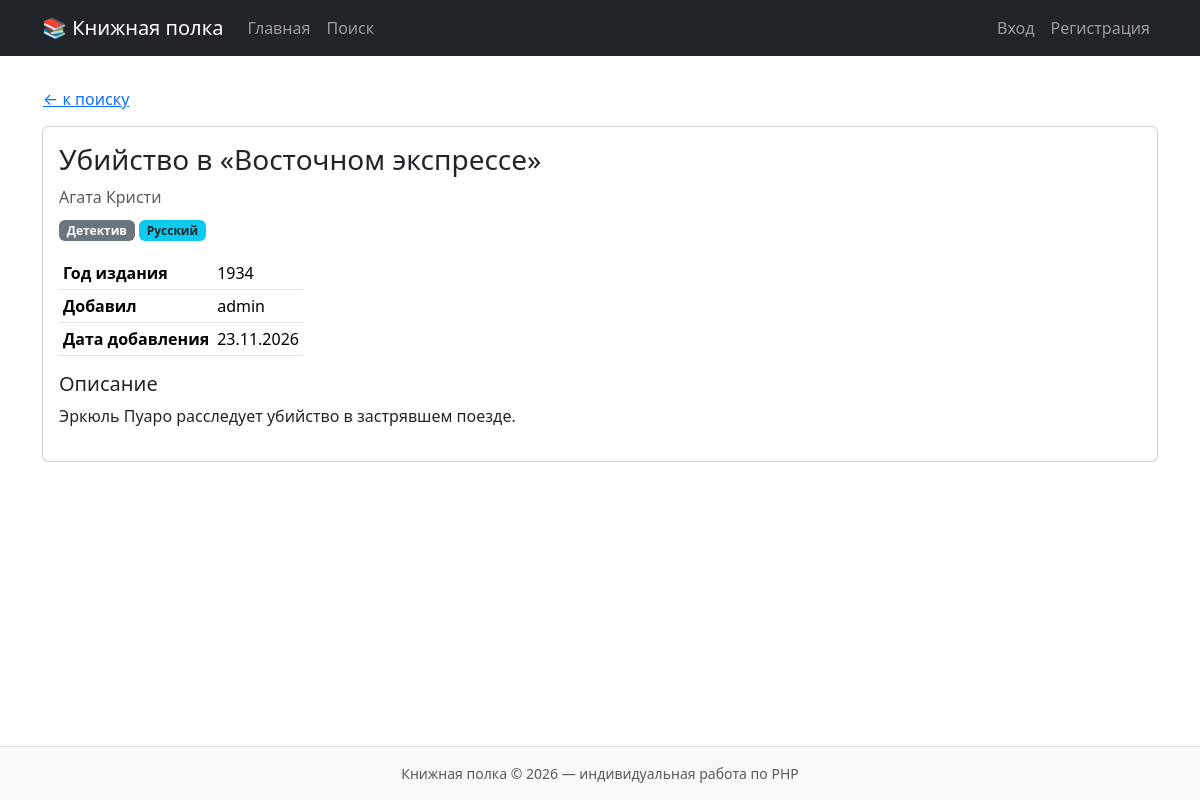
The app's page /index.php?page=book&id=5 with its own data.
### tables this page shows
CREATE TABLE books (
    id             INT AUTO_INCREMENT PRIMARY KEY,
    title          VARCHAR(200) NOT NULL,
    author         VARCHAR(100) NOT NULL,
    genre_id       INT NOT NULL,
    year           SMALLINT NOT NULL,
    language       ENUM('ru', 'en', 'other') NOT NULL,
    is_recommended TINYINT(1) NOT NULL DEFAULT 0,
    description    TEXT NOT NULL,
    user_id        INT NULL,
    created_at     DATETIME NOT NULL DEFAULT CURRENT_TIMESTAMP,
    FOREIGN KEY (genre_id) REFERENCES genres(id) ON DELETE RESTRICT,
    FOREIGN KEY (user_id)  REFERENCES users(id)  ON DELETE SET NULL
);

CREATE TABLE genres (
    id   INT AUTO_INCREMENT PRIMARY KEY,
    name VARCHAR(50) NOT NULL UNIQUE
);

CREATE TABLE users (
    id            INT AUTO_INCREMENT PRIMARY KEY,
    username      VARCHAR(30)  NOT NULL UNIQUE,
    email         VARCHAR(100) NOT NULL UNIQUE,
    password_hash VARCHAR(255) NOT NULL,
    role          ENUM('user', 'admin') NOT NULL DEFAULT 'user',
    created_at    DATETIME NOT NULL DEFAULT CURRENT_TIMESTAMP
);

### app/core/Controller.php (called while the page is built, shortened)
<?php
abstract class Controller
{
    protected function render(string $view, array $data = []): void
    {
        extract($data);
        require ROOT . '/app/views/layout/header.php';
        require ROOT . "/app/views/$view.php";
        require ROOT . '/app/views/layout/footer.php';
    }
}

### app/controllers/BookController.php (called while the page is built, shortened)
<?php
class BookController extends Controller
{
    public function show(): void
    {
        $book = (new Book())->find((int)($_GET['id'] ?? 0));
        $this->render('books/show', [
            'title' => $book['title'],
            'book'  => $book,
        ]);
    }
}

### public/index.php (called while the page is built, shortened)
<?php
require ROOT . '/app/core/helpers.php';
spl_autoload_register(function (string $className) {
    foreach (['core', 'controllers', 'models'] as $folder) {
        $file = ROOT . "/app/$folder/$className.php";
        if (file_exists($file)) {
            return;
        }
    }
});
$routes = require ROOT . '/config/routes.php';
$page = $_GET['page'] ?? 'home';
[$controllerName, $methodName] = $routes[$page];
$controller = new $controllerName();
$controller->$methodName();

### app/core/helpers.php (called while the page is built, shortened)
<?php
function e($value): string
{
    return htmlspecialchars((string)$value, ENT_QUOTES, 'UTF-8');
}
function url(string $page, array $params = []): string
{
    return 'index.php?' . http_build_query(array_merge(['page' => $page], $params));
}

### app/core/Database.php (called while the page is built)
<?php
class Database
{
    private static ?PDO $connection = null;
    public static function connect(): PDO
    {
        if (self::$connection === null) {
            $dsn = 'mysql:host=' . DB_HOST . ';dbname=' . DB_NAME . ';charset=utf8mb4';
            self::$connection = new PDO($dsn, DB_USER, DB_PASS, [
                PDO::ATTR_ERRMODE            => PDO::ERRMODE_EXCEPTION,
                PDO::ATTR_DEFAULT_FETCH_MODE => PDO::FETCH_ASSOC,
                PDO::ATTR_EMULATE_PREPARES   => false,
            ]);
        }
        return self::$connection;
    }
}

### app/core/Model.php (called while the page is built, shortened)
<?php
abstract class Model
{
    public function __construct()
    {
        $this->db = Database::connect();
    }
}

### app/models/Book.php (called while the page is built, shortened)
<?php
class Book extends Model
{
    public function find(int $id): ?array
    {
        $stmt = $this->db->prepare(self::SELECT_WITH_JOINS . ' WHERE b.id = ?');
        $stmt->execute([$id]);
        return $stmt->fetch() ?: null;
    }
}

### app/views/books/show.php (the view, shortened to what this page needs)
<a href="<?= url('search') ?>" class="btn btn-link px-0 mb-2">← к поиску</a>
<div class="card">
    <div class="card-body">
        <h1 class="h3"><?= e($book['title']) ?></h1>
        <p class="text-muted mb-2"><?= e($book['author']) ?></p>
        <p>
            <span class="badge bg-secondary"><?= e($book['genre_name']) ?></span>
            <span class="badge bg-info text-dark"><?= e(Book::LANGUAGES[$book['language']]) ?></span>
        </p>
        <table class="table table-sm w-auto">
            <tr><th>Год издания</th><td><?= e($book['year']) ?></td></tr>
            <tr><th>Добавил</th><td><?= e($book['added_by'] ?? 'удалённый пользователь') ?></td></tr>
            <tr><th>Дата добавления</th><td><?= e(date('d.m.Y', strtotime($book['created_at']))) ?></td></tr>
        </table>
        <h2 class="h5">Описание</h2>
        <p class="description"><?= nl2br(e($book['description'])) ?></p>
    </div>
</div>

### public/css/style.css (style rules this page uses)
.description { white-space: normal; line-height: 1.6; }

### records on screen
books: title "Убийство в «Восточном экспрессе»", author "Агата Кристи", genre.name "Детектив", language "Русский", year "1934", user.username "admin", created_at "23.11.2026", description "Эркюль Пуаро расследует убийство в застрявшем поезде."
